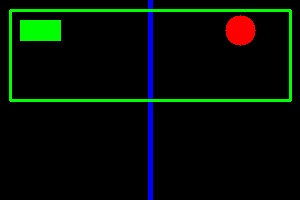
#> input picture Practica1/imagen.jpg, 300 x 200 px, given in place of the camera
$ jupyter execute ' VC_P1.ipynb'   (text cells are left out)
#> lines starting #> are read from the running program, lines starting #| are printed output that depends on the picture
[cell 1]
import cv2
import numpy as np
import matplotlib.pyplot as plt

[cell 2]
tablero = np.zeros((800, 800, 1), dtype=np.uint8)

for i in range(8):      # filas con 8 cuadros
    for j in range(8):  # columnas con 8 cuadros
        if (i + j) % 2 == 0:  # Si la suma de los índices es par, pintar el cuadro de blanco
            tablero[i*100:(i+1)*100, j*100:(j+1)*100, 0] = 255

#Muestra la imagen con matplotlib
plt.imshow(tablero, cmap='gray')
plt.savefig("salidas/ajedrez.png", dpi=300, bbox_inches="tight")
plt.show()

[cell 3]
alto = 225
ancho = 300

rojo = (255, 0, 0)
azul = (0, 0, 255)
amarillo = (255, 255, 0)
negro = (0, 0, 0)

grosor = 5

mondrian = np.ones((alto, ancho, 3), dtype=np.uint8) * 255

# Rectángulos
cv2.rectangle(mondrian, (60, 180), (180, alto), amarillo, -1)
cv2.rectangle(mondrian, (20, 0), (60, 60), amarillo, -1)
cv2.rectangle(mondrian, (240, 0), (270, 60), amarillo, -1)
cv2.rectangle(mondrian, (240, 140), (270, 180), amarillo, -1)

cv2.rectangle(mondrian, (60, 140), (180, 180), rojo, -1)
cv2.rectangle(mondrian, (150, 0), (240, 60), rojo, -1)
cv2.rectangle(mondrian, (240, 60), (270, 140), rojo, -1)
cv2.rectangle(mondrian, (150, 0), (240, 60), rojo, -1)

cv2.rectangle(mondrian, (60, 0), (150, 60), azul, -1)
cv2.rectangle(mondrian, (180, 60), (240, 140), azul, -1)
cv2.rectangle(mondrian, (20, 180), (60, alto), azul, -1)

# Líneas verticales
cv2.line(mondrian, (20, 0), (20, alto), negro, grosor)
cv2.line(mondrian, (60, 0), (60, alto), negro, grosor)
cv2.line(mondrian, (150, 0), (150, 140), negro, grosor)
cv2.line(mondrian, (180, 60), (180, alto), negro, grosor)
cv2.line(mondrian, (240, 0), (240, 180), negro, grosor)
cv2.line(mondrian, (270, 0), (270, alto), negro, grosor)

# Líneas horizontales
cv2.line(mondrian, (0, 60), (ancho, 60), negro, grosor)
cv2.line(mondrian, (0, 140), (270, 140), negro, grosor)
cv2.line(mondrian, (0, 180), (ancho, 180), negro, grosor)

plt.imshow(mondrian)
plt.savefig("salidas/mondrian.png", dpi=300, bbox_inches="tight")
plt.show()

[cell 4]
vid = cv2.VideoCapture(0)

while True:
    ret, frame = vid.read()
#> frame is the input picture: shape (200, 300, 3); mean B, G, R 5.8, 13.3, 4.6
    if ret:
        h, w, c = frame.shape
#> h = 200; w = 300; c = 3

        # Separamos canales
        b = frame[:,:,0]
        g = frame[:,:,1]
        r = frame[:,:,2]

        zero = np.zeros_like(b)

        # Se separa cada canal en su color
        rojo  = cv2.merge([zero, zero, r])
        verde = cv2.merge([zero, g, zero])
        azul  = cv2.merge([b, zero, zero])

        # Se invierte cada canal
        rojo_inv = cv2.merge([zero, zero, 255 - r])
        verde_inv = cv2.merge([zero, 255 - g, zero])
        azul_inv = cv2.merge([255 - b, zero, zero])
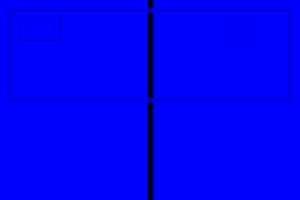
#> azul_inv: shape (200, 300, 3); mean of channels 0, 1, 2 249.2, 0, 0; drawn as B, G, R

        # Otras modificaciones
        # Ruido en canal rojo
        r_ruido = r.copy()
        ruido = np.random.randint(0, 200, r.shape, dtype=np.uint8)
        r_ruido = cv2.add(r_ruido, ruido)
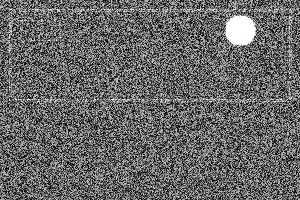
#> r_ruido: shape (200, 300); min 0, max 255, mean 103.1
        rojo_ruido = cv2.merge([zero, zero, r_ruido])
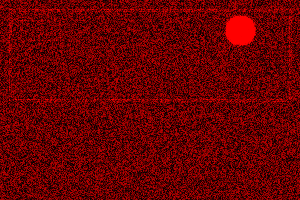
#> rojo_ruido: shape (200, 300, 3); mean of channels 0, 1, 2 0, 0, 103.1; drawn as B, G, R

        # Franjas en canal verde
        franja_horizontal = g[100:120, :] = 255
        franja_vertical = g[:, 150:170] = 255
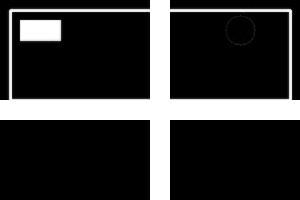
#> g: shape (200, 300); min 0, max 255, mean 51.3
        verde_franja = cv2.merge([zero, g, zero])

        # Saturación azul
        factor = 4
        b_sat = np.clip(b * factor, 0, 255).astype(np.uint8)
        azul_sat = cv2.merge([b_sat, zero, zero])

    # Collage 3x3
    fila1 = np.hstack((rojo, verde, azul))
    fila2 = np.hstack((rojo_inv, verde_inv, azul_inv))
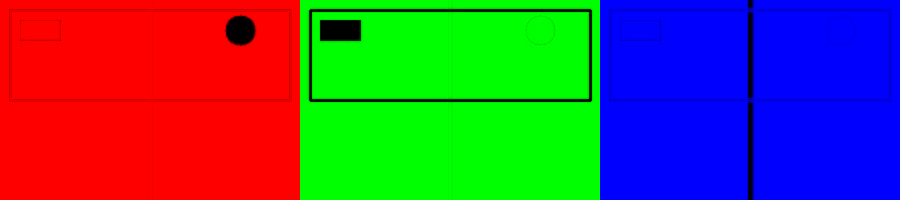
#> fila2: shape (200, 900, 3); mean of channels 0, 1, 2 83.1, 80.6, 83.5; drawn as B, G, R
    fila3 = np.hstack((rojo_ruido, verde_franja, azul_sat))
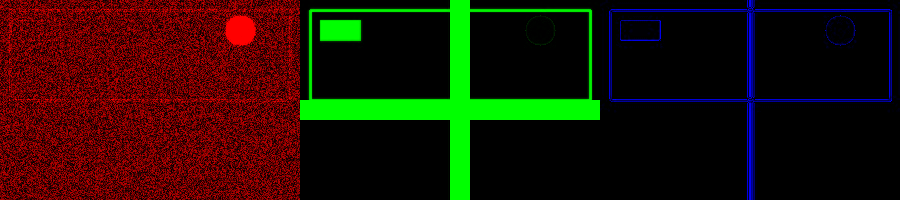
#> fila3: shape (200, 900, 3); mean of channels 0, 1, 2 3.6, 17.1, 34.4; drawn as B, G, R

    collage_3x3 = np.vstack((fila1, fila2, fila3))

    cv2.imshow('Collage 3x3', cv2.resize(collage_3x3, (int(w*1.5), int(h*1.5)), cv2.INTER_NEAREST))
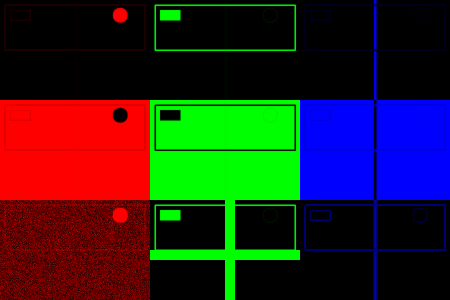
#> window 'Collage 3x3': shape (300, 450, 3); mean B, G, R 29.5, 34, 39.8

    # Salir con ESC
    if cv2.waitKey(20) == 27:
#> (key Esc is pressed here)
        break

vid.release()
cv2.destroyAllWindows()

[cell 5]
fuente = cv2.FONT_HERSHEY_SIMPLEX
blanco = (255, 255, 255)
negro = (0, 0, 0)

# Leer imagen
frame = cv2.imread('recursos/deteccionpixeles.jpg')
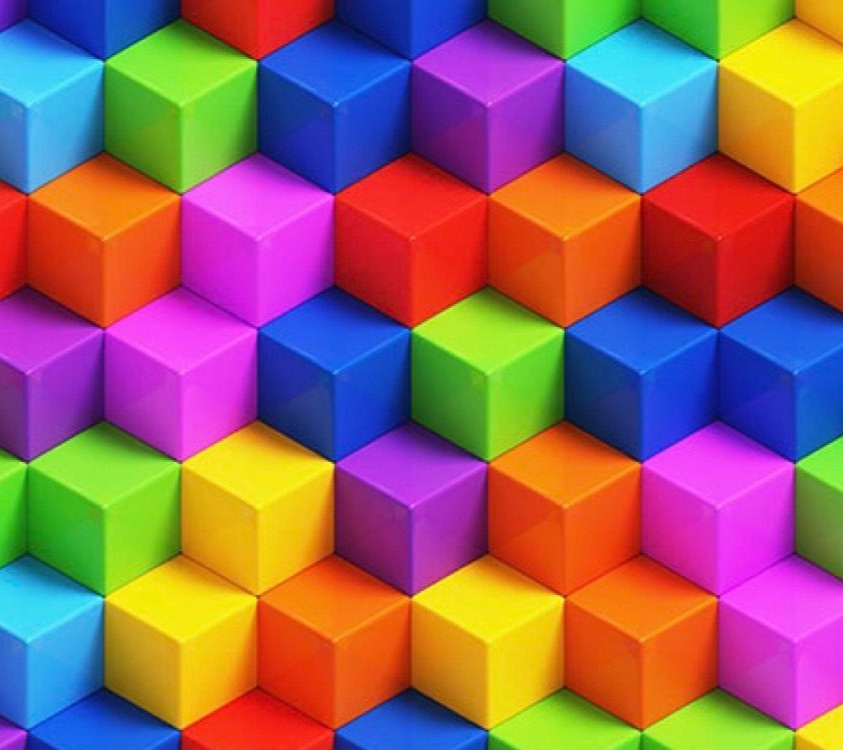
#> input picture Practica1/recursos/deteccionpixeles.jpg, 843 x 750 px
#> frame is the input picture: shape (750, 843, 3); mean B, G, R 100.5, 99.6, 148.8

# Pasar a gris para buscar min y max
gris = cv2.cvtColor(frame, cv2.COLOR_BGR2GRAY)
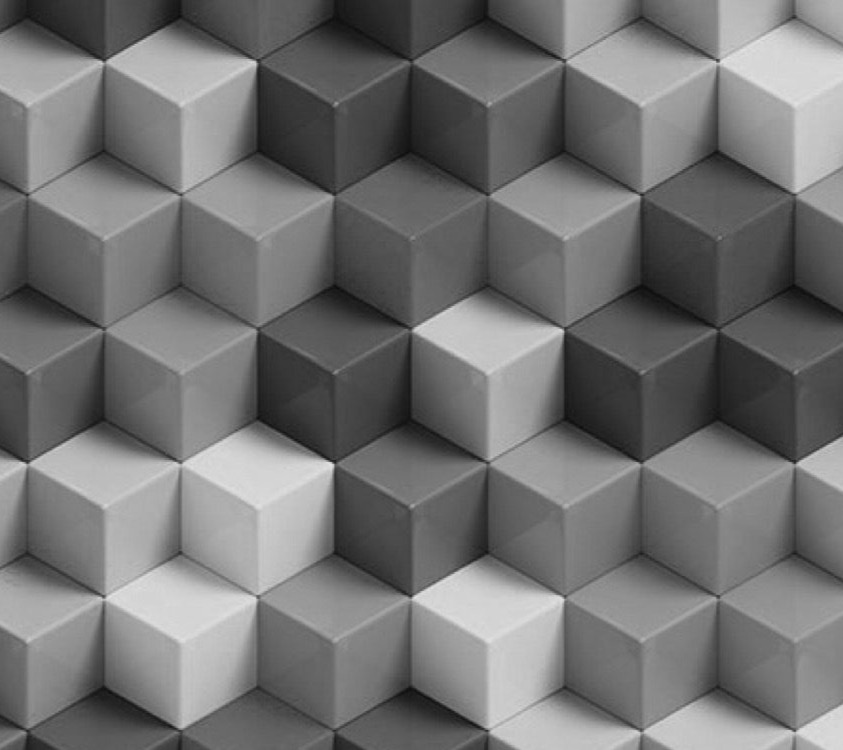
#> gris: shape (750, 843); min 12, max 228, mean 114.4
min_val, max_val, min_loc, max_loc = cv2.minMaxLoc(gris)
#> min_val = 12; max_val = 228; min_loc = (793, 285); max_loc = (728, 57)

# Dibujar sobre la imagen en color
cv2.circle(frame, min_loc, 10, negro, -1)
cv2.putText(frame, "Oscuro", (min_loc[0] - 90, min_loc[1]),
            fuente, 0.6, negro, 2)

cv2.circle(frame, max_loc, 10, blanco, -1)
cv2.putText(frame, "Claro", (max_loc[0] + 15, max_loc[1]),
            fuente, 0.6, blanco, 2)
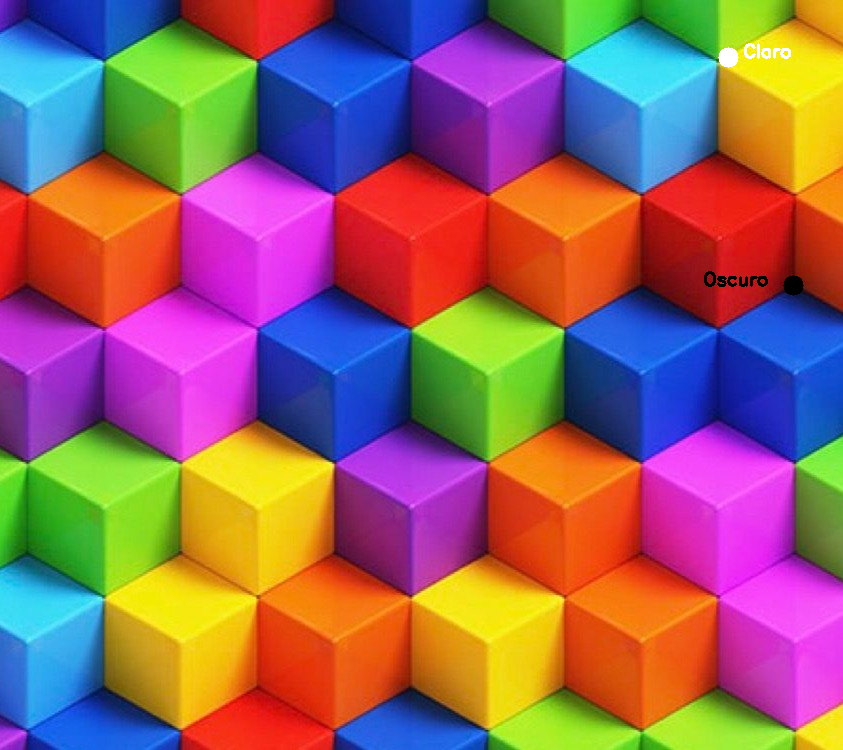
#> frame: shape (750, 843, 3); mean B, G, R 100.7, 99.6, 148.6

# Convertir a RGB para mostrar con matplotlib
frame_rgb = cv2.cvtColor(frame, cv2.COLOR_BGR2RGB)
plt.imshow(frame_rgb)
plt.axis("off")
plt.savefig("salidas/pixeles.png", dpi=300, bbox_inches="tight")
plt.show()

[cell 6]
fuente = cv2.FONT_HERSHEY_SIMPLEX
verde = (0, 255, 0)
negro = (0, 0, 0)

# Cargar imagen
frame = cv2.imread("recursos/deteccionpixeles.jpg")

gris = cv2.cvtColor(frame, cv2.COLOR_BGR2GRAY)
h, w = gris.shape
#> h = 750; w = 843
block_size = 8

# Variables para guardar la mejor y peor media
min_mean, max_mean = 255, 0
min_pos, max_pos = (0, 0), (0, 0)

# Recorrer en bloques de 8x8
for y in range(0, h, block_size):
    for x in range(0, w, block_size):
        block = gris[y : y+block_size, x : x+block_size]
        mean_val = np.mean(block)

        if mean_val < min_mean:
            min_mean = mean_val
            min_pos = (x, y)

        if mean_val > max_mean:
            max_mean = mean_val
            max_pos = (x, y)
#> after the loop, max_mean = 216.6; max_pos = (840, 72); min_mean = 20.05; min_pos = (336, 16)

# Rectángulo zona más oscura
cv2.rectangle(frame, min_pos, (min_pos[0] + block_size, min_pos[1] + block_size), negro, -1)
cv2.putText(frame, "Oscuro", (min_pos[0], min_pos[1]-5),
            fuente, 0.6, negro, 2)

# Rectángulo zona más clara
cv2.rectangle(frame, max_pos, (max_pos[0] + block_size, max_pos[1] + block_size), verde, -1)
cv2.putText(frame, "Claro", (max_pos[0] - 45, max_pos[1]-5),
            fuente, 0.6, verde, 2)

frame_rgb = cv2.cvtColor(frame, cv2.COLOR_BGR2RGB)
plt.imshow(frame_rgb)
plt.axis("off")
plt.savefig("salidas/pixeles8x8.png", dpi=300, bbox_inches="tight")
plt.show()

[cell 7]
vid = cv2.VideoCapture(0)

ancho, alto = 320, 240

while True:
    ret, frame = vid.read()

    if ret:
        frame = cv2.resize(frame, (ancho, alto))

        panel1 = cv2.applyColorMap(frame, cv2.COLORMAP_JET)

        pixelated = cv2.resize(frame, (ancho//8, alto//8), interpolation=cv2.INTER_AREA)
        panel2 = cv2.resize(pixelated, (ancho, alto), interpolation=cv2.INTER_NEAREST)
        panel2 = (panel2 // 64) * 64

        pixelated = cv2.resize(frame, (ancho//12, alto//12), interpolation=cv2.INTER_AREA)
        panel3 = cv2.resize(pixelated, (ancho, alto), interpolation=cv2.INTER_NEAREST)
        panel3 = (panel3 // 128) * 128

        panel4 = cv2.applyColorMap(frame, cv2.COLORMAP_INFERNO)

        marcos_superiores = np.hstack([panel1, panel2])
        marcos_inferiores = np.hstack([panel3, panel4])
        vista = np.vstack([marcos_superiores, marcos_inferiores])

        cv2.imshow('Muestra Pop-Art', vista)

    if cv2.waitKey(20) == 27:
#> (key Esc is pressed here)
